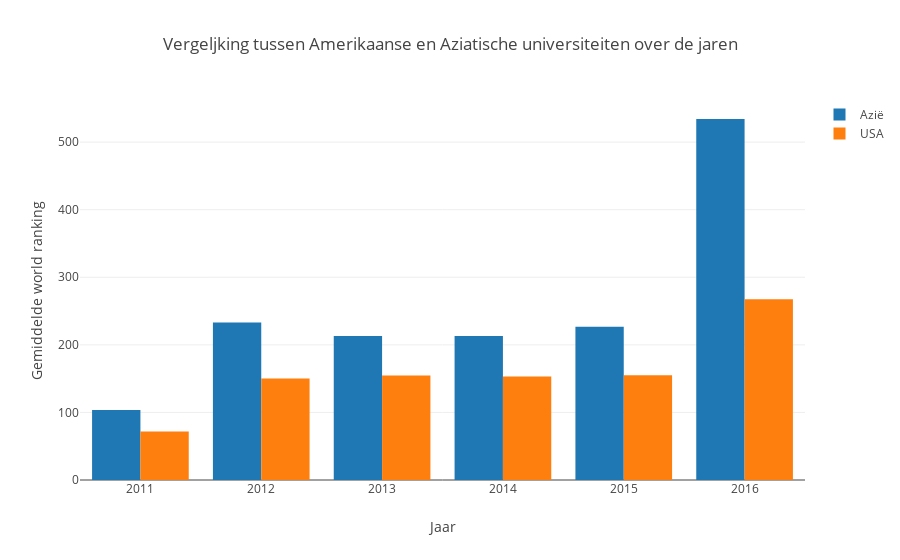

Notebook source saved alongside this figure:
### Code cell
trace1 = go.Bar(
    x=rankasia.index,
    y=rankasia['world_rank'],
    name='Azië'
)

trace2 = go.Bar(
    x=rankUSA.index,
    y=rankUSA['world_rank'],
    name='USA'
)
data = [trace1, trace2]

layout = go.Layout(
    
    barmode='group',
    
    title=go.layout.Title(
        text='Vergeljking tussen Amerikaanse en Aziatische universiteiten over de jaren',
        
    ),
    xaxis=go.layout.XAxis(
        title=go.layout.xaxis.Title(
            text='Jaar'
        ),
        type='category' # het type van de X as is categorisch
    ),
    yaxis = go.layout.YAxis(
        title=go.layout.yaxis.Title(
            text='Gemiddelde world ranking'
        )
    )
)

fig = go.Figure(data=data, layout=layout)
iplot(fig)

### Figure 1 — Plotly figure (JSON) as saved in the notebook; plotly's stock layout.template omitted (floating-point values rounded to 4 significant figures)
{"data": [{"name": "Azië", "type": "bar", "uid": "4cebc5f0-c66d-4949-a7f3-8660a8ca3969", "x": [2011, 2012, 2013, 2014, 2015, 2016], "y": [103.6, 233.0, 212.9, 213.2, 226.8, 534.2]}, {"name": "USA", "type": "bar", "uid": "89bb84c0-c586-478e-9971-522fd9db3589", "x": [2011, 2012, 2013, 2014, 2015, 2016], "y": [71.85, 150.3, 154.6, 153.2, 155.1, 267.6]}], "layout": {"barmode": "group", "title": {"text": "Vergeljking tussen Amerikaanse en Aziatische universiteiten over de jaren"}, "xaxis": {"title": {"text": "Jaar"}, "type": "category"}, "yaxis": {"title": {"text": "Gemiddelde world ranking"}}}}
